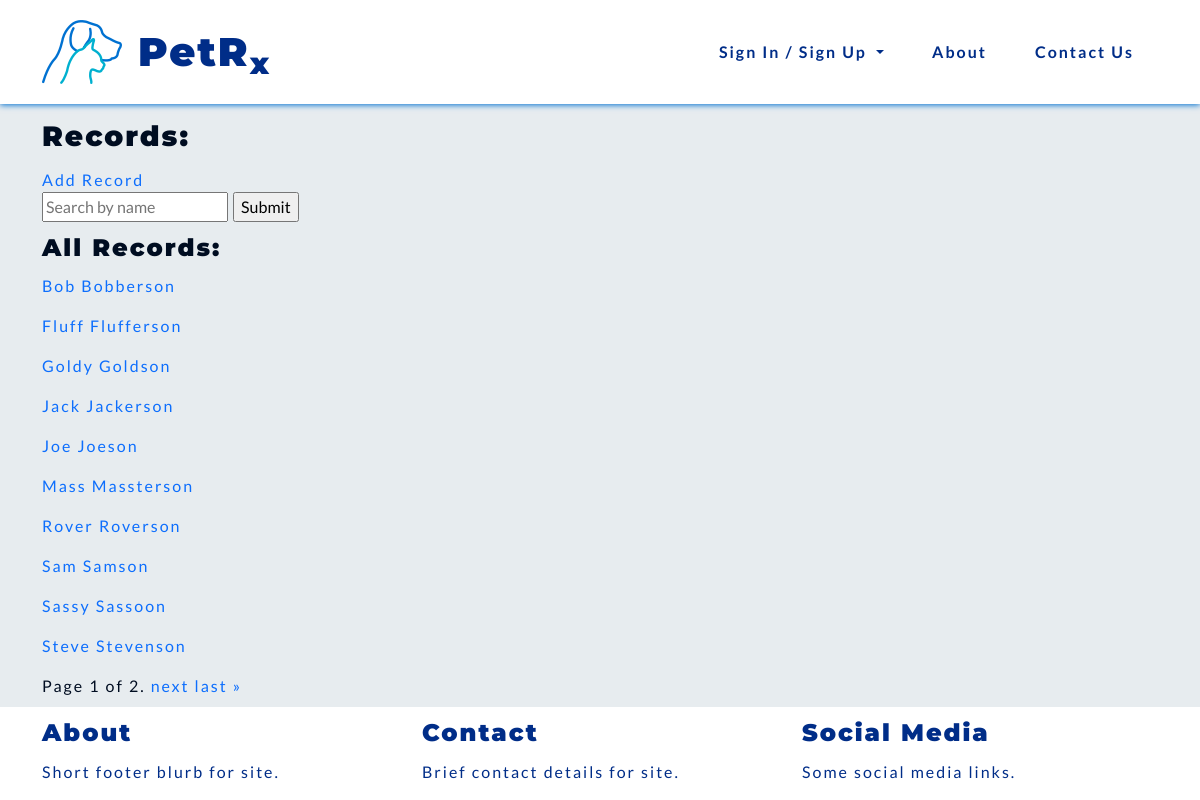
The page /records/records/ on the database as committed earlier.
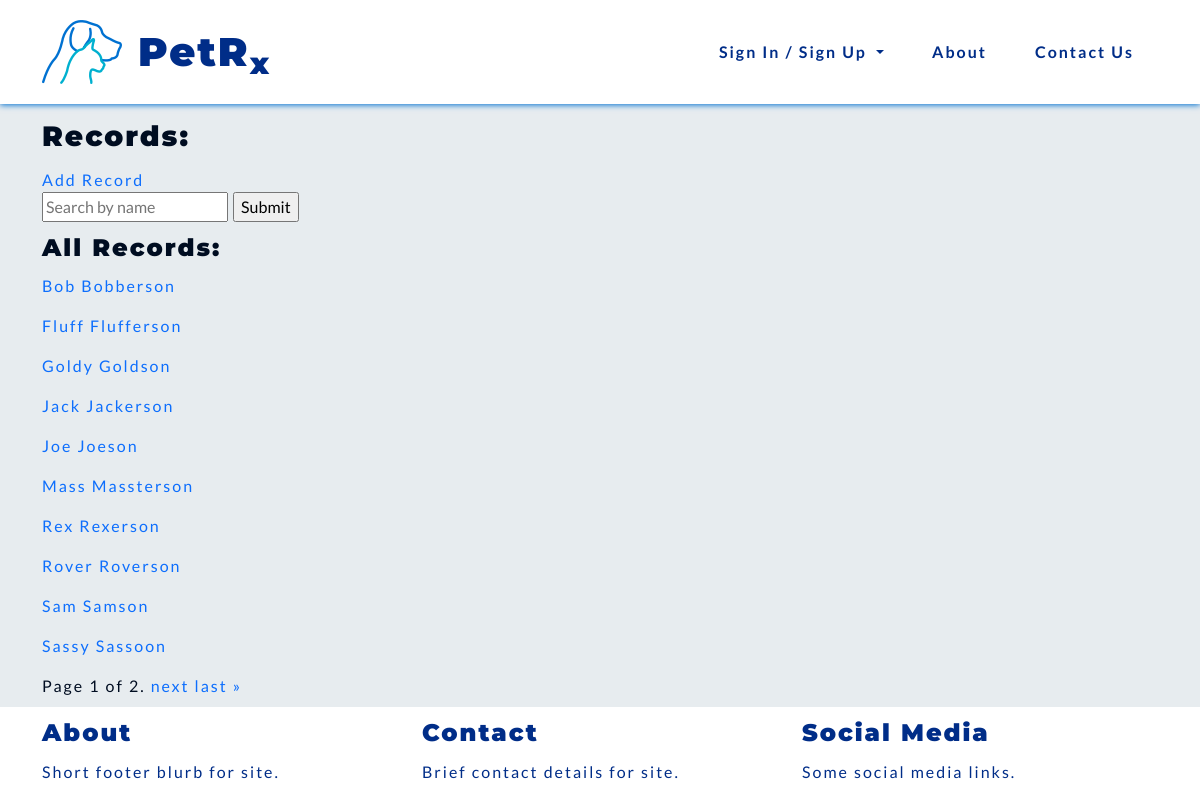
The same page on the database as committed later.
### records/models.py (models this page shows)
class Record(models.Model):
    name = models.CharField(max_length=50)
    surname = models.CharField(max_length=50)
    date_of_birth = models.DateField()
    species = models.CharField(choices=SPECIES, max_length=10)
    breed = models.CharField(max_length=50)
    sex = models.CharField(choices=SEX, max_length=10)
    weight = models.DecimalField(max_digits=5, decimal_places=2)
    note = models.CharField(max_length=300)
    def __str__(self):
        return self.name + " " + self.surname
    class Meta:
        ordering = ['surname']
        unique_together = ['name', 'surname', 'date_of_birth', 'species', 'breed', 'sex']

### records/views.py (the view)
# urls.py: path('records/', include('records.urls'), name='records_urls'),
def records(request):
    record_list = Record.objects.all()
    paginator = Paginator(record_list, 10)
    page_number = request.GET.get('page')
    page_obj = paginator.get_page(page_number)
    context = {'page_obj': page_obj}
    return render(request, 'records/records.html', context)

### records/templates/records/records.html (shortened to what this page needs)
{% extends 'base.html' %}
{% block content %}
<section>
    <h3>Records:</h3>
    <a href="{% url 'records:add_animal' %}">Add Record</a>
    <form method="GET" action="{% url 'records:record_search' %}">
        <input type="text" name="query" placeholder="Search by name">
        <input type="submit">
    </form>
</section>
<section>
    <h4>All Records:</h4>
    {% if page_obj %}
        {% for record in page_obj %}
        <p><a href="{% url 'records:animal_profile' animal_id=record.id %}">{{ record }}</a></p>
        {% endfor %}
    {% else %}
        <p>No records</p>
    {% endif %}
    <div class="pagination">
        <span class="step-links">
            <span class="current">
                Page {{ page_obj.number }} of {{ page_obj.paginator.num_pages }}.
            </span>
            {% if page_obj.has_next %}
                <a href="?page={{ page_obj.next_page_number }}">next</a>
                <a href="?page={{ page_obj.paginator.num_pages }}">last &raquo;</a>
            {% endif %}
        </span>
    </div>
</section>
{% endblock %}

Rows that differ between the two databases and show on the page:
no longer on this page (row unchanged): Record: name+surname "Steve Stevenson"
added Record: name+surname "Rex Rexerson"
